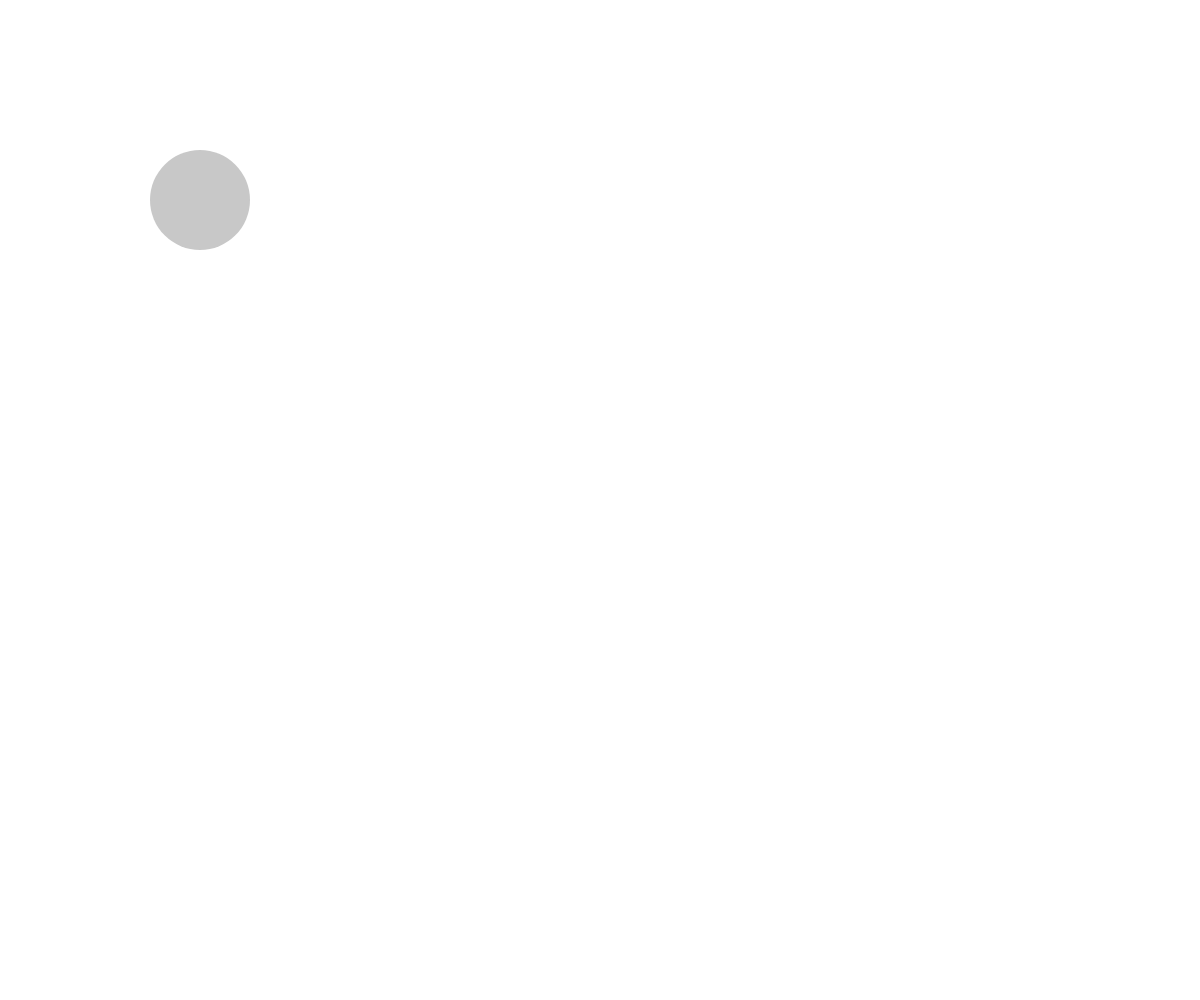
Frame 1 (no input)
Frame 60 (no input): identical to frame 1, image omitted
Frame 120 (the mouse pressed at the canvas centre since frame 60): identical to frame 1, image omitted

The p5.js sketch that drew this single still picture (run headless with seeded random() and noise() and a simulated clock; from frame 60 on, the mouse is pressed at the canvas centre):

// p5.js sketch
// ── sketch.js
var backgroundColor;
var isOverCircle;

var circleX = 200;
var circleY = 200;

function setup() {
  // set canvas size
  createCanvas(windowWidth, windowHeight);

  // default background color
  backgroundColor = color(255, 255, 255);
  noStroke();
}

function draw() {
  background(backgroundColor);

  // get distance between mouse and circle
  var distance = dist(mouseX, mouseY, circleX, circleX);

  // if the distance is less than the circle's radius
  if (distance < 50) {
    isOverCircle = true;
  } else {
    isOverCircle = false;
  }

  // draw a circle
  ellipseMode(CENTER);

  if (isOverCircle === true) {
    fill(100);
    cursor(HAND);
  } else {
    fill(200);
    cursor(ARROW);
  }
  ellipse(circleX, circleX, 100, 100);

}

function mousePressed() {
  if (isOverCircle === true) {
    backgroundColor = color(random(255), random(255), random(255));
  }
}
